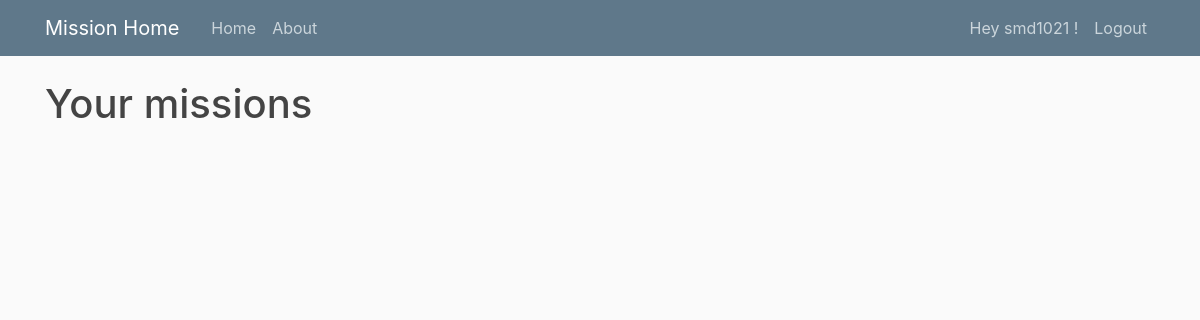
Before: /user/smd1021 (signed in) with the older database file.
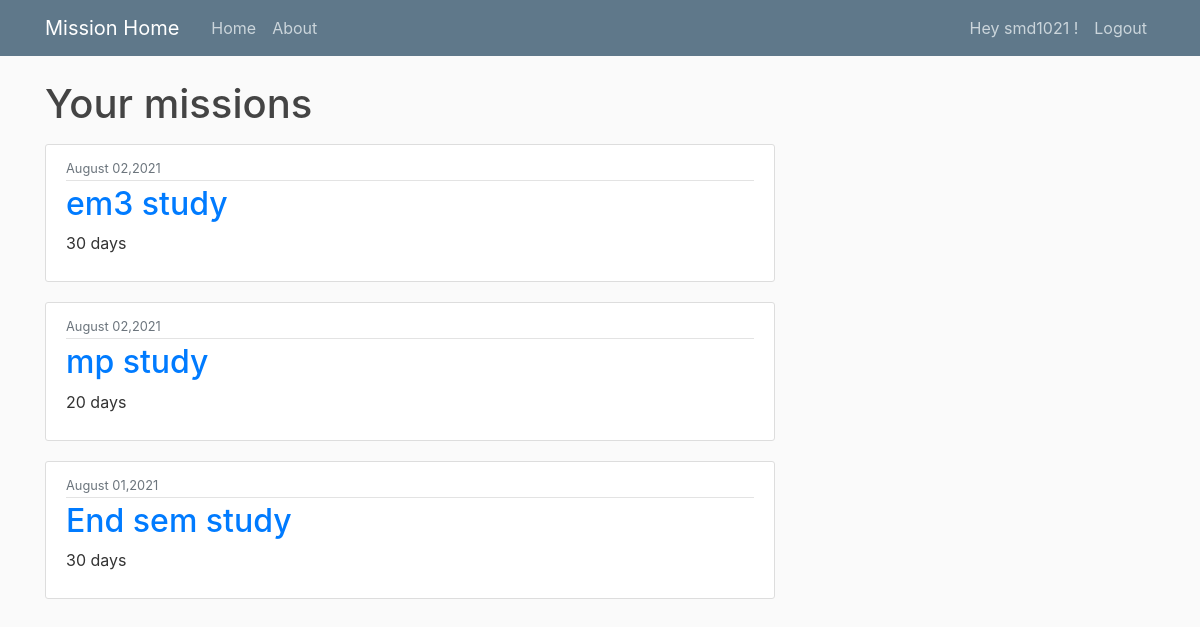
After: the same page with the newer database file.
### mission/models.py (models this page shows, shortened)
class Missions(models.Model):
    mission_name = models.CharField(max_length=50)
    no_of_days = models.IntegerField()
    start_date = models.DateField(default=date.today)
    aspirant = models.ForeignKey(User, on_delete=models.CASCADE)

### mission/views.py (the view)
# urls.py: path('user/<str:username>',MissionListView.as_view(),name='user-missions'),
class MissionListView(LoginRequiredMixin,ListView):
    model = Missions
    template_name = 'mission/user_missions.html'
    context_object_name = 'missions'
    def get_queryset(self):
        user = get_object_or_404(User,username=self.kwargs.get('username'))
        return Missions.objects.filter(aspirant=user).order_by('-start_date')

### mission/templates/mission/user_missions.html
{% extends "mission/base.html" %}
{% block content %}
    <h1 class="mb-3">Your missions</h1>
    {% for mission in missions %}
        <article class="media content-section">
          <div class="media-body">
            <div class="article-metadata">
              <small class="text-muted">{{ mission.start_date|date:"F d,Y" }}</small>
            </div>
            <h2><a href = "{% url 'mission-today' mission.mission_name %}">{{ mission.mission_name }}</a></h2>
            <p class="article-content">{{ mission.no_of_days }} days</p>
          </div>
        </article>
    {% endfor %}
{% endblock content %}

### mission/templates/mission/base.html (shortened to what this page needs)
{% load static %}
<!DOCTYPE html>
<html>
<head>
    <link rel="stylesheet" href="https://maxcdn.bootstrapcdn.com/bootstrap/4.0.0/css/bootstrap.min.css">
    <link rel="stylesheet" type="text/css" href="{% static 'mission/main.css' %}">
</head>
<body>
    <header class="site-header">
      <nav class="navbar navbar-expand-md navbar-dark bg-steel fixed-top">
        <div class="container">
          <a class="navbar-brand mr-4" href="{% url 'mission-home' %}">Mission Home</a>
          <div class="collapse navbar-collapse" id="navbarToggle">
            <div class="navbar-nav mr-auto">
              <a class="nav-item nav-link" href="{% url 'mission-home' %}">Home</a>
              <a class="nav-item nav-link" href="{% url 'mission-about' %}">About</a>
            </div>
            <div class="navbar-nav">
              {% if user.is_authenticated %}
                <a class="nav-item nav-link" href="#">Hey {{user.username}} !</a>
                <a class="nav-item nav-link" href="{% url 'logout' %}">Logout</a>
              {% else %}
                <a class="nav-item nav-link" href="{% url 'login' %}">Login</a>
                <a class="nav-item nav-link" href="{% url 'register' %}">Register</a>
              {% endif %}
            </div>
          </div>
        </div>
      </nav>
    </header>
    <main role="main" class="container">
      <div class="row">
        <div class="col-md-8">
          {% block content %}{% endblock %}
        </div>
      </div>
    </main>
</body>
</html>

### mission/static/mission/main.css (style rules this page uses)
body { background: #fafafa; color: #333333; margin-top: 5rem; }
h1, h2, h3, h4, h5, h6 { color: #444444; }
.bg-steel { background-color: #5f788a; }
.site-header .navbar-nav .nav-link { color: #cbd5db; }
.content-section { background: #ffffff; padding: 10px 20px; border: 1px solid #dddddd; border-radius: 3px; margin-bottom: 20px; }
.article-content { white-space: pre-line; }
.article-metadata { padding-bottom: 1px; margin-bottom: 4px; border-bottom: 1px solid #e3e3e3 }

Changed rows visible on the page:
added Missions: start_date "August 02,2021", mission_name "em3 study", no_of_days "30"
added Missions: start_date "August 02,2021", mission_name "mp study", no_of_days "20"
added Missions: start_date "August 01,2021", mission_name "End sem study", no_of_days "30"
